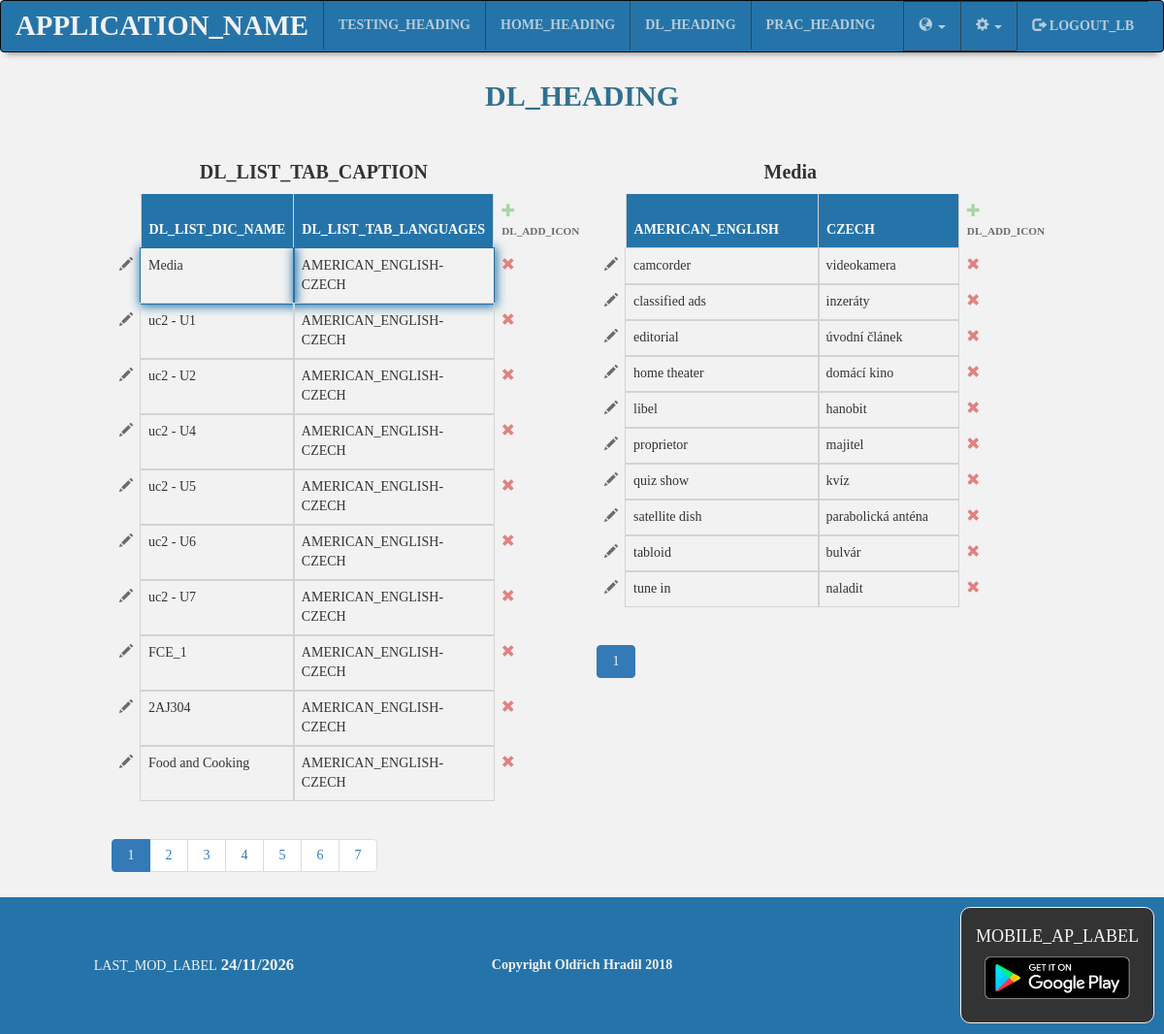
Page /member/dictionariesList.php (signed in) on the committed database.
### tables this page shows
CREATE TABLE `dictionary` (
  `id_dictionary` int(255) NOT NULL,
  `id` int(255) NOT NULL,
  `dictionary_name` varchar(255) NOT NULL,
  `first_lang` varchar(255) NOT NULL,
  `second_lang` varchar(255) NOT NULL,
  `timestamp` timestamp NOT NULL DEFAULT CURRENT_TIMESTAMP ON UPDATE CURRENT_TIMESTAMP
);

CREATE TABLE `contains_of` (
  `id_dictionary` int(255) NOT NULL,
  `first_value` varchar(255) NOT NULL,
  `second_value` varchar(255) NOT NULL
);

### php/Dictionary.php (called while the page is built, shortened)
<?php
function getDictionaries($id, $offset = null) {
    $db = connectToDatabase();
    if ($offset != null) {
        $query = $db->prepare("SELECT id_dictionary,dictionary_name,"
                . "first_lang,second_lang FROM dictionary where id=? "
                . " ORDER BY timestamp DESC LIMIT 10 OFFSET ? ");
        $query->bindValue(1, $id, PDO::PARAM_INT);
        $query->bindValue(2, (int) $offset, PDO::PARAM_INT);
        $query->execute();
    } else {
        $query = $db->prepare("SELECT id_dictionary,dictionary_name,"
                . "first_lang,second_lang FROM dictionary where id=:id "
                . "ORDER BY timestamp DESC");
        $query->execute([':id' => $id]);
    }
    $result = $query->fetchAll(PDO::FETCH_ASSOC);
    if (count($result) > 0) {
        return $result;
    } else {
        return false;
    }
}
function getDictionaryContent($dictionaryId, $offset = null) {
    $db = connectToDatabase();
    if ($offset != null) {
        $query = $db->prepare("SELECT first_value,second_value FROM contains_of where id_dictionary=? ORDER BY first_value ASC LIMIT 10 OFFSET ?");
        $query->bindValue(1, $dictionaryId, PDO::PARAM_INT);
        $query->bindValue(2, (int) $offset, PDO::PARAM_INT);
        $query->execute();
    } else {
        $query = $db->prepare("SELECT first_value,second_value FROM contains_of where id_dictionary=:id_dictionary");
        $query->execute([':id_dictionary' => $dictionaryId]);
    }
    $result = $query->fetchAll(PDO::FETCH_ASSOC);
    if (count($result) > 0) {
        return json_encode($result);
    } else {
        return false;
    }
}

### php/Authorization.php (called while the page is built, shortened)
<?php
function checkValidUser() {
    if (isset($_SESSION['id']) && isset($_SESSION['email']) && isset($_SESSION['lastAccess'])) {
        $id = $_SESSION['id'];
        return checkUserExists($id);
    } else if (isset($_COOKIE['rememberMe'])) {
        return checkValidAccessToken($_COOKIE['rememberMe']);
    } else {
        return false;
    }
}
function checkUserExists($id) {
    $db = connectToDatabase();
    $query = $db->prepare("SELECT * FROM client WHERE id=:id");
    $query->execute([':id' => $id]);
    $result = $query->fetchAll(PDO::FETCH_ASSOC);
    if (count($result) === 1) {
        return true;
    } else {
        return false;
    }
}

### member/dictionariesList.php (the view, shortened to what this page needs)
<?php
require_once '../php/Libraries.php';
if (!checkValidUser()) {
    header("location:" . BASE);
    exit();
}
if (isset($_GET['dicOffset']) && isset($_GET['vocOffset']) && isset($_GET['selected'])) {
    $dicOffset = (int) $_GET['dicOffset'];
    $vocOffset = (int) $_GET['vocOffset'];
    $selected = (int) $_GET['selected'];
    if ($dicOffset <= 0) {
        $dicOffset = '0';
    }
    if ($vocOffset <= 0) {
        $vocOffset = '0';
    }
    if ($selected < 1 || $selected > 10) {
        $selected = 1;
    }
} else {
    $dicOffset = '0';
    $vocOffset = '0';
    $selected = 1;
}
?>
<div class="row">
    <div class="col-sm-1"></div>
    <div class="col-sm-5">
        <table class="table table-striped dictionariesListTable">
            <caption class="tableCaption" ><strong><?php echo gettext('DL_LIST_TAB_CAPTION') ?></strong></caption>
            <thead>
                <tr>
                    <th scope="col" class="add"><p></p></th>
                    <th scope="col"><?php echo gettext('DL_LIST_DIC_NAME') ?></th>
                    <th scope="col"><?php echo gettext('DL_LIST_TAB_LANGUAGES') ?></th>
                    <th scope="col" class="add" onclick="addDictionary();
                        "
                        ><span
                            class="glyphicon glyphicon-plus"></span>
                        <p> <?php echo gettext('DL_ADD_ICON') ?></p>
                    </th>
                </tr>
            </thead>
            <tbody>
                <?php
                $client = getClient();
                $dictionaries = getDictionaries($client['id'], $dicOffset);
                $count = !$dictionaries ? 0 : count($dictionaries);
                for ($i = 0; $i < $count; $i++) {
                    $dictionaryId = $dictionaries[$i]["id_dictionary"];
                    $dictionaryName = $dictionaries[$i]["dictionary_name"];
                    $dictionaryFirstLanguage = gettext($dictionaries[$i]["first_lang"]);
                    $dictionarySecondLanguage = gettext($dictionaries[$i]["second_lang"]);
                    if ($selected === ($i + 1)) {
                        $selectedName = $dictionaryName;
                        $selectedFirstLang = $dictionaryFirstLanguage;
                        $selectedSecondLang = $dictionarySecondLanguage;
                        $selectedId = $dictionaryId;
                    }
                    $location = BASE . 'member/dictionariesList?dicOffset=' . $dicOffset . '&selected=' . ($i + 1) . '&vocOffset=0';
                    ?>
                    <tr
                    <?php
                    if ($selected === ($i + 1)) {
                        echo 'class="selectedDictionary"';
                    }
                    ?>>
                        <td class="externalCell2" onclick="editDictionary('<?php echo $dictionaryName . '\',\'' . gettext($dictionaryFirstLanguage) . '\',\'' . gettext($dictionarySecondLanguage) . '\',\'' . $dictionaryId ?>');"
                            >  <span class="glyphicon glyphicon-pencil"></span></td>
                        <td onclick="document.location.href = '<?= htmlspecialchars($location) ?>'"><?php echo htmlspecialchars($dictionaryName, ENT_QUOTES) ?></td>
                        <td onclick="document.location.href = '<?= htmlspecialchars($location) ?>'"><?php echo htmlspecialchars($dictionaryFirstLanguage) . '-' . htmlspecialchars($dictionarySecondLanguage) ?></td>
                        <td class="externalCell" title="Smazat" onclick="deleteDictionary('<?php echo htmlspecialchars($dictionaryId, ENT_QUOTES) . '\',\'' . htmlspecialchars($dictionaryName,ENT_QUOTES) . ' ' . htmlspecialchars($dictionaryFirstLanguage,ENT_QUOTES) . ' ' . htmlspecialchars($dictionarySecondLanguage,ENT_QUOTES) ?>');">        <span class="glyphicon glyphicon-remove"></span></td>
                    </tr>
                    <?php
                }
                ?>
            </tbody>
        </table>
        <nav aria-label="Page navigation example">
            <ul class="pagination dictionariesListPagination">
                <?php for ($i = 1; $i <= @ceil(count(getDictionaries($client['id'])) / 10); $i++) { ?>
                    <li class="page-item <?= ($dicOffset / 10 + 1) == $i ? " active" : "" ?>"><a class="page-link " href="<?php echo BASE . 'member/dictionariesList?dicOffset=' . ($i - 1) * 10 . '&selected=1&vocOffset=0' ?>"><?= $i ?></a></li>
                <?php } ?>
            </ul>
        </nav>
    </div>
    <div class="col-sm-5">
        <table class="table table-striped supplementaryTable">
            <caption class="tableCaption" id="supplementaryTableCaption"><strong><?= @htmlspecialchars($selectedName, ENT_QUOTES) ?></strong></caption>
            <thead>
                <tr>
                    <th scope="col" class="add"><p></p></th>
                    <th scope="col"><?= @htmlspecialchars($selectedFirstLang) ?></th>
                    <th scope="col"><?= @htmlspecialchars($selectedSecondLang) ?></th>
                    <th scope="col" class="add" onclick="
                            $('#formModal').modal();
                            $('#formModalHeading > *').css('display', 'none');
                            $('#formModal .modal-body > *').css('display', 'none');
                            $('#addVocHeading').css('display', 'block');
                            $('#vocabularyForm').css('display', 'block');
                            $('#vocabularyForm input:not(#dictionaryIdV)').val('');
                            $('#firstLanguageV').val('<?= @htmlspecialchars($selectedFirstLang) ?>');
                            $('#secondLanguageV').val('<?= @htmlspecialchars($selectedSecondLang) ?>');
                            $('#dictionaryIdV').val('<?= @htmlspecialchars($selectedId) ?>');
                            $('#typeV').val('addVoc');
                        " >
                        <span class="glyphicon glyphicon-plus"></span>
                        <p> <?php echo gettext('DL_ADD_ICON') ?></p></th>
                </tr>
            </thead>
            <tbody>
                <?php
                $content = @json_decode(getDictionaryContent($selectedId, $vocOffset), true);
                if ($content != null) {
                    foreach ($content as $value) {
                        $fVal = $value['first_value'];
                        $sVal = $value['second_value']
                        ?>
                        <tr>
                            <td class="externalCell2" onclick="editVocabulary('<?= htmlspecialchars(gettext($selectedFirstLang)) . '\',\'' . htmlspecialchars(gettext($selectedSecondLang)) . '\',\'' . htmlspecialchars($selectedId) . '\',\'' . htmlspecialchars($fVal) . '\',\'' . htmlspecialchars($sVal) ?>')">
                                <span class="glyphicon glyphicon-pencil"></span>
                            </td>
                            <td><?= htmlspecialchars($fVal) ?></td>
                            <td><?= htmlspecialchars($sVal) ?></td>
                            <td class="externalCell" onclick="deleteVocabulary(<?= htmlspecialchars($selectedId) . ',\'' . htmlspecialchars($fVal) . '\',\'' . htmlspecialchars($sVal) ?>')">
                                <span class="glyphicon glyphicon-remove"></span>
                            </td>
                        </tr>
                        <?php
                    }
                }
                ?>
            </tbody>
        </table>
        <nav>
            <ul class="pagination supplementaryTablePagination">
                <?php for ($i = 1; $i <= @ceil(count(json_decode(getDictionaryContent($selectedId))) / 10); $i++) { ?>
                    <li class="page-item <?= ($vocOffset) / 10 + 1 == $i ? "active" : "" ?>"><a class="page-link " href="<?php echo BASE . 'member/dictionariesList?dicOffset=' . $dicOffset . '&selected=' . $selected . '&vocOffset=' . ($i - 1) * 10 ?>"><?= $i ?></a></li>
                <?php } ?>
            </ul>
        </nav>
    </div>
    <div class="col-sm-1"></div>
</div>

### rows in the picture
dictionary: dictionary_name "Media", first_lang "AMERICAN_ENGLISH", second_lang "CZECH"
dictionary: dictionary_name "uc2 - U1", first_lang "AMERICAN_ENGLISH", second_lang "CZECH"
dictionary: dictionary_name "uc2 - U2", first_lang "AMERICAN_ENGLISH", second_lang "CZECH"
dictionary: dictionary_name "uc2 - U4", first_lang "AMERICAN_ENGLISH", second_lang "CZECH"
dictionary: dictionary_name "uc2 - U5", first_lang "AMERICAN_ENGLISH", second_lang "CZECH"
dictionary: dictionary_name "uc2 - U6", first_lang "AMERICAN_ENGLISH", second_lang "CZECH"
dictionary: dictionary_name "uc2 - U7", first_lang "AMERICAN_ENGLISH", second_lang "CZECH"
dictionary: dictionary_name "FCE_1", first_lang "AMERICAN_ENGLISH", second_lang "CZECH"
dictionary: dictionary_name "2AJ304", first_lang "AMERICAN_ENGLISH", second_lang "CZECH"
dictionary: dictionary_name "Food and Cooking", first_lang "AMERICAN_ENGLISH", second_lang "CZECH"
contains_of: first_value "camcorder", second_value "videokamera"
contains_of: first_value "classified ads", second_value "inzeráty"
contains_of: first_value "editorial", second_value "úvodní článek"
contains_of: first_value "home theater", second_value "domácí kino"
contains_of: first_value "libel", second_value "hanobit"
contains_of: first_value "proprietor", second_value "majitel"
contains_of: first_value "quiz show", second_value "kvíz"
contains_of: first_value "satellite dish", second_value "parabolická anténa"
contains_of: first_value "tabloid", second_value "bulvár"
contains_of: first_value "tune in", second_value "naladit"

### other values in the picture
gettext('APPLICATION_NAME') "APPLICATION_NAME"
gettext('TESTING_HEADING') "TESTING_HEADING"
gettext('HOME_HEADING') "HOME_HEADING"
gettext('DL_HEADING') "DL_HEADING"
gettext('PRAC_HEADING') "PRAC_HEADING"
gettext('LOGOUT_LB') "LOGOUT_LB"
$heading "DL_HEADING"
gettext('DL_LIST_TAB_CAPTION') "DL_LIST_TAB_CAPTION"
gettext('DL_LIST_DIC_NAME') "DL_LIST_DIC_NAME"
gettext('DL_LIST_TAB_LANGUAGES') "DL_LIST_TAB_LANGUAGES"
gettext('DL_ADD_ICON') "DL_ADD_ICON"
gettext('LAST_MOD_LABEL') "LAST_MOD_LABEL"
date('d/m/Y',getlastmod()) "24/11/2026"
gettext('MOBILE_AP_LABEL') "MOBILE_AP_LABEL"
